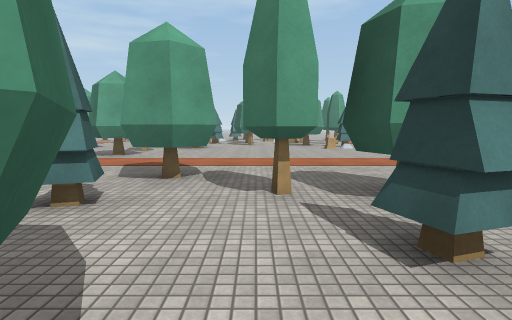
view 1 (above)

24 first-person views from a walk through a scene from a Unity 3-D project. The camera is 1.5 m above the floor, tilts 6° down and sees 80° across. The floor is counted in squares, 2 m on a side. Each view is taken from the middle of a square. On the plan, view 1 faces up. The plan holds only what a view shows up to about 10 squares ahead; the rest is blank. The place goes on beyond the plan. The player is left out. Some surface patterns are stand-ins.

view 2
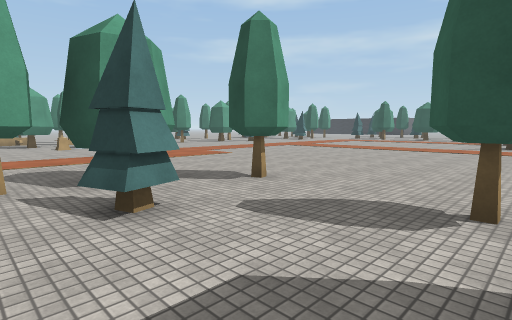

view 3
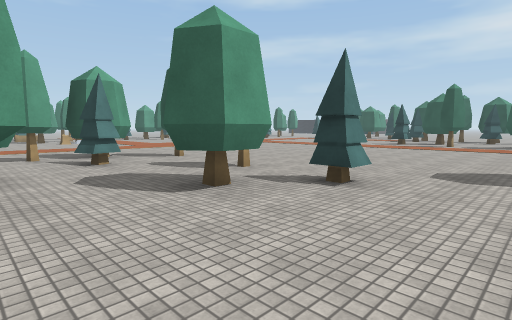

view 4
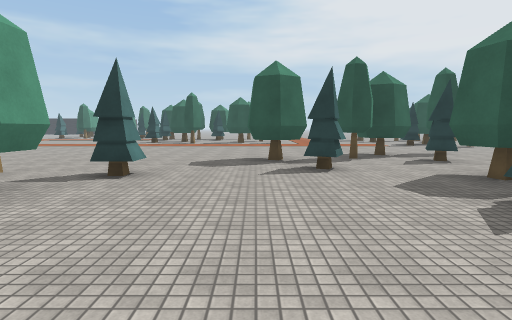

view 5
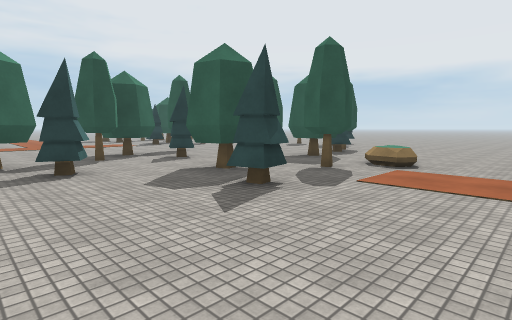

view 6
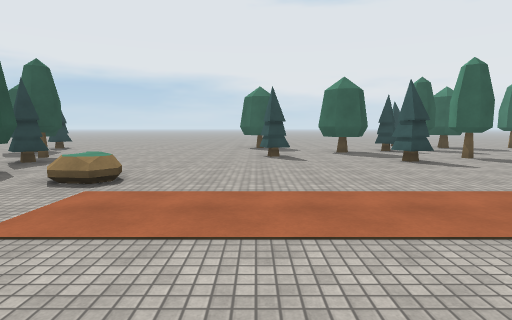

view 7
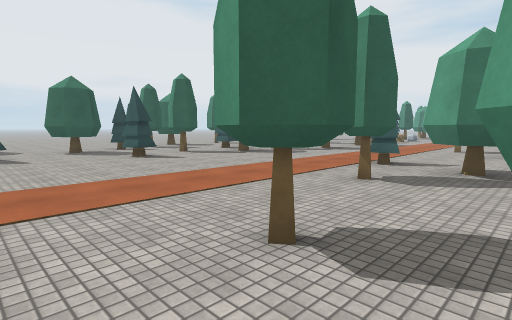

view 8
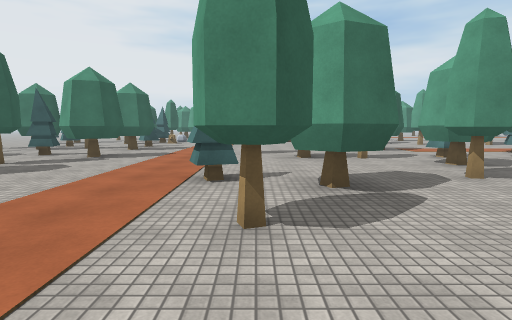

view 9
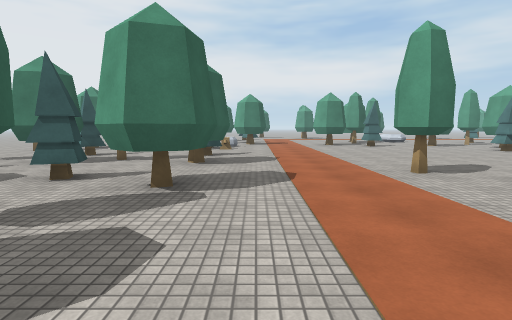

view 10
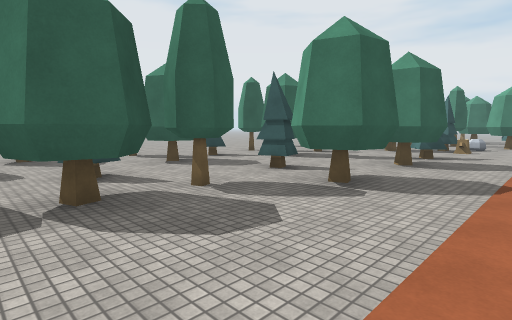

view 11
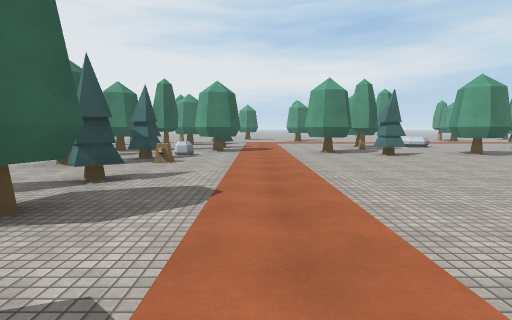

view 12
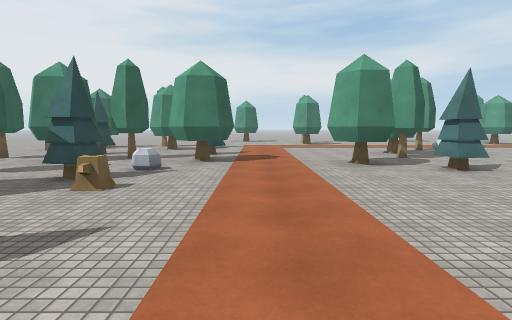

view 13
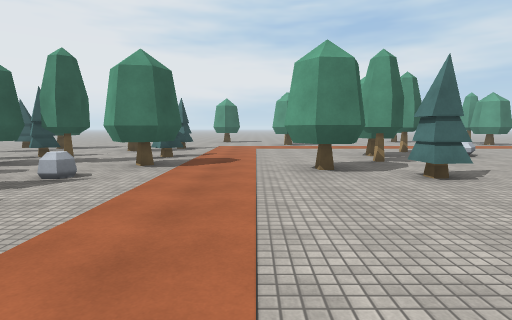

view 14
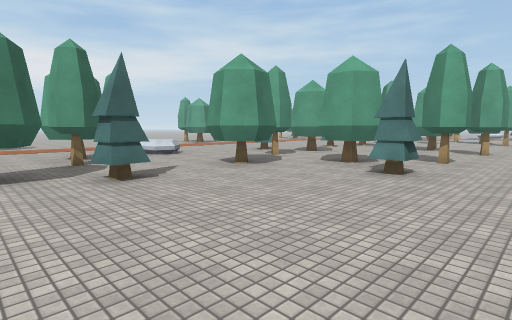

view 15
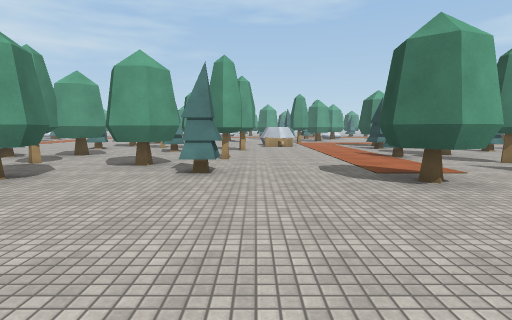

view 16
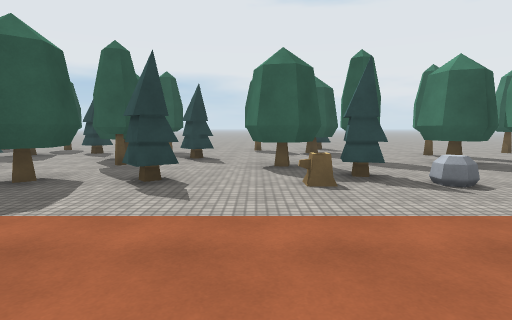

view 17
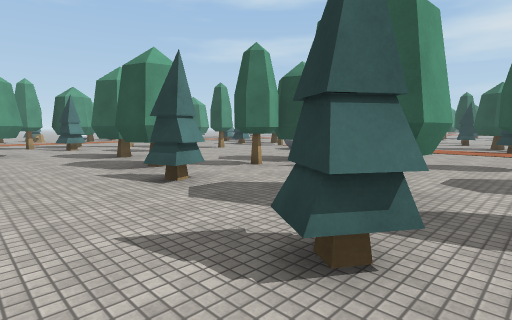

view 18
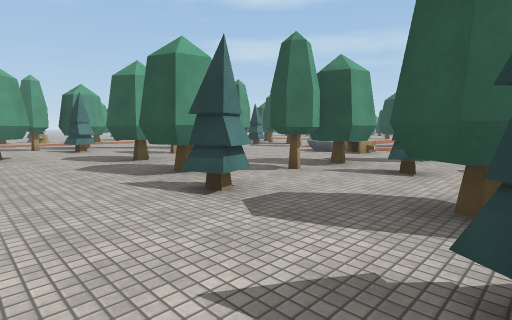

view 19
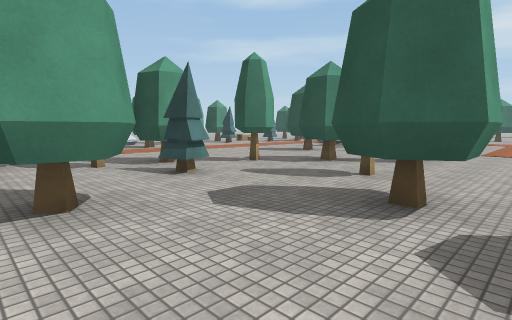

view 20
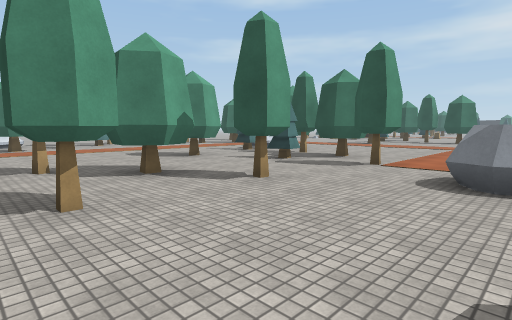

view 21
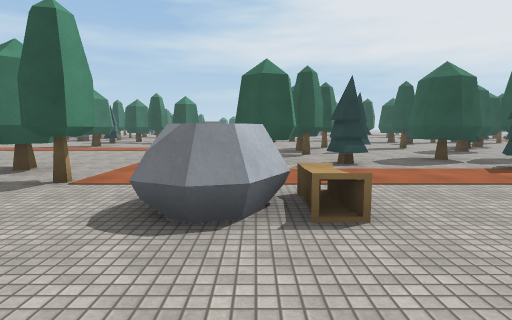

view 22
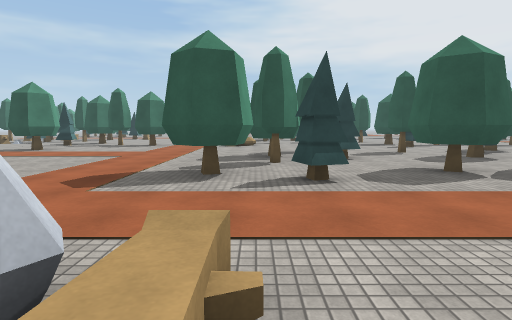

view 23
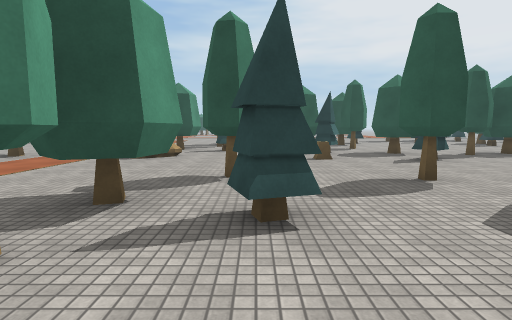

view 24
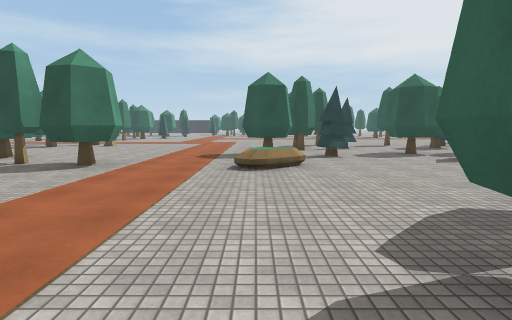

### Floor plan
Key: @ floor where view 1 was taken; # wall or solid block; x gap in a wall; . floor; / step, stairs or slope; = window, fence, low wall or low ledge; ^ raised ledge; T thing the floor can be seen under or through; O other object.
Columns run from 25 left of view 1 to 12 right of it. Each row starts with its distance up from view 1.
 11 ...O #......# ....#   ##....
 10 ...O..##..O#....... .##......
  9 ##.........##........#........
  8 .....#.#..#..........#.........
  7 ...##...........................
  6 .........#.......................
  5 ...T.....=...#......./.##.........
  4 ...TTTT../...x.##....=..##.#.......
  3 ..O..TT.....OO.##......O.###........
  2 .....O.........OO.#.......O.#........
  1 ...#.........T#.........#.............
  0 .OO#........OT........O.#@............
 -1 ...x..##.....TT.##......x...#......
 -2 .....##......T T#...O.#...##........
 -3 =...#..O..#..O T   ...x.....O........
 -4 #^..#.....##..TT #  .##..............
 -5 .x...........T .##.   #.......#...
 -6 x##.O........ ......  #......O#.....
 -7 ...#.........#...#...##.......##....
 -8 ...##.......#......#......O#...##.
 -9 ................OO.........##.O##.
-10 ..........................#.....#.
-11 .Ox#.........................  ...
-12 ...#=.=.OOTT.#...........==x#.  ..
-13 ..#..OO...T..x.##.............
-14 .O##..##..T.OO.##.#OO.......O.
-15 .O #.#....T....OO.#...OO....#.
-16 ..x.....OOT#.##.....##........
-17 #.x. # ...x.O#.....O#.........#

Where each view was taken, in squares from view 1:
view 1: 0 up, 0 right, facing up
view 2: 1 down, 0 right, facing up-right
view 3: 5 down, 1 left, facing up-right
view 4: 5 down, 2 left, facing right
view 5: 5 down, 2 left, facing down-right
view 6: 7 down, 2 left, facing down
view 7: 6 down, 2 left, facing down-left
view 8: 8 down, 4 left, facing left
view 9: 11 down, 8 left, facing left
view 10: 10 down, 8 left, facing down-left
view 11: 10 down, 12 left, facing left
view 12: 10 down, 15 left, facing left
view 13: 9 down, 16 left, facing left
view 14: 8 down, 16 left, facing up-left
view 15: 8 down, 17 left, facing up
view 16: 8 down, 18 left, facing down
view 17: 1 down, 25 left, facing up-right
view 18: 0 up, 25 left, facing up-right
view 19: 6 up, 25 left, facing up-right
view 20: 5 up, 21 left, facing up-right
view 21: 5 up, 19 left, facing right
view 22: 4 up, 17 left, facing right
view 23: 2 up, 12 left, facing right
view 24: 5 up, 10 left, facing right
